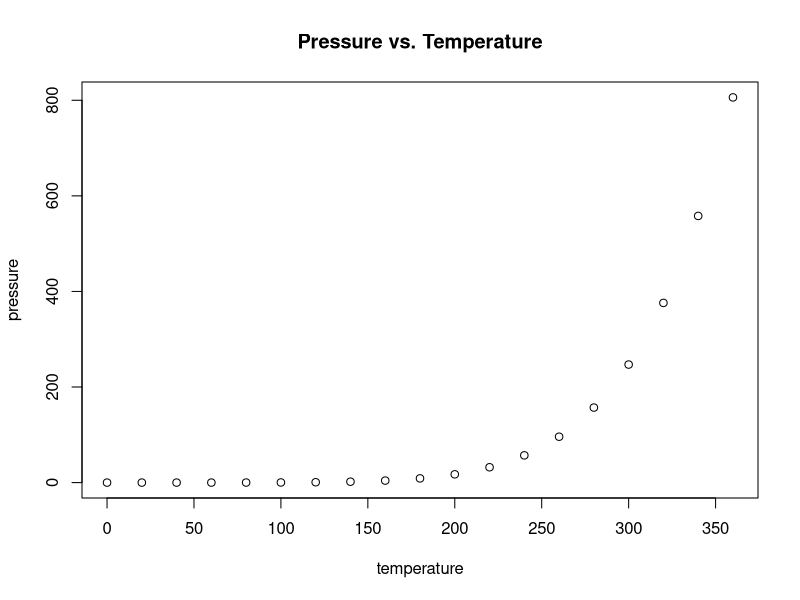

Reproduce this figure in R.
## ---- chunk 1
knitr::opts_chunk$set(echo = TRUE, fig.height = 5,  fig.width = 10)
## ---- chunk 2
summary(cars)
## ---- chunk 3
plot(pressure)
title("Pressure vs. Temperature")
## ---- chunk 4
family <- data.frame(
  Names = c('Rowy', 'Mom', 'Luke', 'Courtney'),
  Age   = c(21, 56, 29, 27),
  Height.in = c(76, 85, 68, 73) 
)

colnames(family) <- c('New Names', 'New Age', 'New Height')

rownames(family) <- c('me', 'myself', 'and', 'I')

family[3, 2] = 112

family
